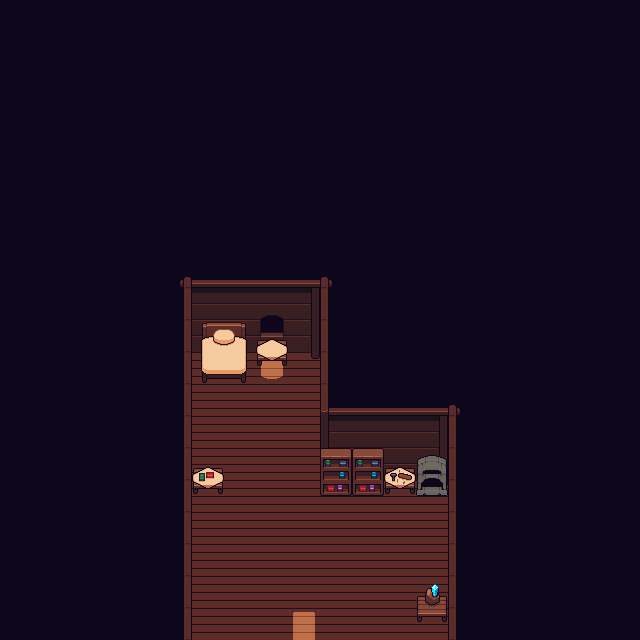

Rendered tile map (Tiled .tmx) drawn with the repository's tilesets; below, a short description and the map source with its tile grids summarised:
An orthogonal 20x20 tile map with 32x32 px tiles, 6 tile layers (background, path, shadows1, shadows2, ...) and 18 objects (10x collision, sign_46, sign_47, sign_48, sign_49, ...).

<map version="1.9" tiledversion="1.9.2" orientation="orthogonal" renderorder="right-down" width="20" height="20" tilewidth="32" tileheight="32" infinite="0" nextlayerid="10" nextobjectid="22">
 <tileset firstgid="1" source="tiled_ressources/tilesets/aurora.tsx" />
 <layer id="1" name="background" width="20" height="20">
  <data>[400 cells, 400 non-empty, 18 distinct tile ids]</data>
 </layer>
 <layer id="2" name="path" width="20" height="20">
  <data>[400 cells, 2 non-empty, 2 distinct tile ids]</data>
 </layer>
 <layer id="4" name="shadows1" width="20" height="20">
  <data>[400 cells, 0 non-empty, 0 distinct tile ids]</data>
 </layer>
 <layer id="5" name="shadows2" width="20" height="20">
  <data>[400 cells, 0 non-empty, 0 distinct tile ids]</data>
 </layer>
 <layer id="6" name="trunk" width="20" height="20">
  <data>[400 cells, 18 non-empty, 16 distinct tile ids]</data>
 </layer>
 <layer id="7" name="tree" width="20" height="20">
  <data>[400 cells, 1 non-empty, 1 distinct tile ids]</data>
 </layer>
 <objectgroup id="8" name="Object">
  <object id="1" name="collision" x="191.75" y="466.875" width="32.3125" height="27.0625" />
  <object id="2" name="sign_46" x="188.75" y="463.625" width="38.75" height="33.9375">
   <properties>
    <property name="text_1" value="Vous trouvez plusieurs livres sur une table." />
    <property name="text_2" value="Vous ouvrez l'un des livres." />
    <property name="text_3" value="Il mentionne quelque chose à propos d'une grande bataille. " />
    <property name="text_4" value="Au vu de la quantité de poussière présente sur le livre, vous supposez que cette bataille a eu lieu il y a fort longtemps." />
   </properties>
  </object>
  <object id="4" name="collision" x="320" y="357" width="135.75" height="139.75" />
  <object id="6" name="collision" x="183" y="291.5" width="143.25" height="60.25" />
  <object id="7" name="collision" x="310.5" y="351.5" width="18.25" height="7.25" />
  <object id="8" name="collision" x="256.75" y="352" width="29.75" height="13.75" />
  <object id="9" name="collision" x="201.25" y="351.75" width="45.25" height="31.25" />
  <object id="10" name="collision" x="182.75" y="351.5" width="8.5" height="288.75" />
  <object id="11" name="collision" x="183" y="640" width="285.5" height="10.25" />
  <object id="12" name="collision" x="448" y="486.5" width="18.5" height="152.75" />
  <object id="13" name="collision" x="417.25" y="595.75" width="33" height="26.25" />
  <object id="14" name="sign_47" x="413.125" y="592" width="39.75" height="34.875">
   <properties>
    <property name="text_1" value="Une pierre précieuse." />
    <property name="text_2" value="Elle brille." />
    <property name="text_3" value="Elle brille BEAUCOUP." />
    <property name="text_4" value="Elle vous aveugle." />
    <property name="text_5" value="Vous décidez d'arrêter de la fixer." />
   </properties>
  </object>
  <object id="15" name="sign_48" x="320" y="486.75" width="62.4205" height="17.875">
   <properties>
    <property name="text_1" value="Vous observez les étages de ces étagères." />
    <property name="text_2" value="Elles contiennent beaucoup d'objets probablement essentiels à la fabrication d'objets." />
   </properties>
  </object>
  <object id="17" name="sign_49" x="385.625" y="486.5" width="28.875" height="20.9091">
   <properties>
    <property name="text_1" value="Vous observez les divers outils présents sur la table." />
    <property name="text_2" value="Ils n'ont pas l'air d'avoir été utilisés depuis des lustres." />
   </properties>
  </object>
  <object id="18" name="sign_50" x="418.193" y="486.375" width="30.5568" height="18.125">
   <properties>
    <property name="text_1" value="Vous approchez du four." />
    <property name="text_2" value="Il est froid." />
   </properties>
  </object>
  <object id="19" name="sign_51" x="198.75" y="351.625" width="49.375" height="36.625">
   <properties>
    <property name="text" value="Le lit à l'air très confortable bien que plein de poussière." />
   </properties>
  </object>
  <object id="20" name="spawn_maison1" x="288" y="594.5">
   <point />
  </object>
  <object id="21" name="enter_village2" x="290" y="632.5" width="29" height="7" />
 </objectgroup>
 <objectgroup id="9" name="NPCPath" />
</map>
